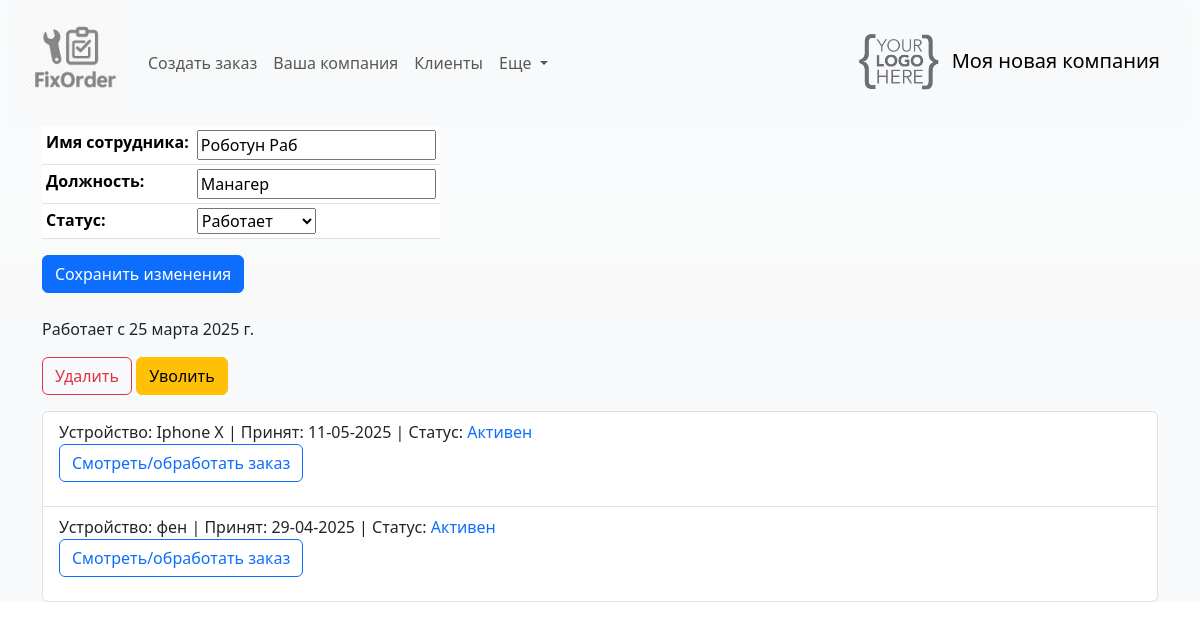
/editemployee/2/, run on the app's committed database.
### fixorder/models.py (models this page shows, shortened)
class Company(models.Model):
    brand_name = models.CharField(max_length=255, unique=True, db_index=True, verbose_name='Название компании')
    official_name = models.CharField(max_length=255, blank=True, null=True, unique=True, db_index=True, verbose_name='Юридическое наименование')
    unp = models.DecimalField(max_digits=10, decimal_places=2, blank=True, null=True, verbose_name='УНП')
    phone = models.CharField(max_length=20, unique=True, verbose_name='Контактный номер')
    phone1 = models.CharField(max_length=20, blank=True, null=True, unique=True, verbose_name='Контактный номер')
    phone2 = models.CharField(max_length=20, blank=True, null=True, unique=True, verbose_name='Контактный номер')
    telegram = models.CharField(max_length=40, blank=True, null=True, verbose_name='Telegram')
    viber = models.CharField(max_length=20, blank=True, null=True, verbose_name='Viber')
    whatsapp = models.CharField(max_length=20, blank=True, null=True, verbose_name='Whattsapp')
    email = models.EmailField(max_length=50, blank=True, null=True, verbose_name='Электронная почта')
    adress = models.CharField(max_length=255, blank=True, null=True, unique=True, db_index=True, verbose_name='Адрес')
    postal_adress = models.CharField(max_length=255, blank=True, null=True, unique=True, verbose_name='Почтовый адрес')
    official_adress = models.CharField(max_length=255, blank=True, null=True, unique=True, verbose_name='Юридический адрес')
    income_data = models.TextField(max_length=20000, blank=True, null=True, verbose_name='Общая информация для приемной квитанции')
    warranty_data = models.TextField(max_length=20000, blank=True, null=True, verbose_name='Общая информация для приемной квитанции')
    photo = models.ImageField(upload_to="static/img/", blank=True, null=True, verbose_name="Логотип компании")

class Employee(models.Model):
    STATUS_CHOICES = [
        ('1', 'Работает'),
        ('2', 'Отсутствует'),
        ('3', 'Не работает'),]
    company = models.ForeignKey(Company, related_name='employees', default = 1, on_delete=models.CASCADE, verbose_name='Компания')
    name = models.CharField(max_length=255, verbose_name='Имя сотрудника')
    position = models.CharField(max_length=100, verbose_name='Должность')
    time_hire = models.DateField(default=date.today, verbose_name='Дата начала работы')
    time_fire = models.DateField(null=True, blank=True, verbose_name='Дата окончания работы')
    status = models.CharField(
        max_length=10,
        choices=STATUS_CHOICES,
        default='1',
        verbose_name='Статус')

class Order(models.Model):
    order_client = models.ForeignKey(Client, related_name='client', null=True, on_delete=models.SET_NULL, verbose_name='Клиент')
    executor = models.ForeignKey(Employee, blank=True, null=True, related_name='executor', on_delete=models.SET_NULL, verbose_name='Исполнитель')
    time_create = models.DateTimeField(auto_now_add=True, verbose_name='Дата прихода')
    time_update = models.DateTimeField(auto_now=True, verbose_name='Дата изменения')
    time_demand = models.DateField(blank=True, null=True, verbose_name='Срок ремонта')
    time_away = models.DateTimeField(null=True, blank=True, verbose_name='Дата выдачи')
    device = models.CharField(max_length=255, verbose_name='Устройство')
    defect = models.TextField(max_length=400, verbose_name='Неисправность')
    device_password = models.CharField(max_length=50, blank=True, null=True, verbose_name='Пароль')
    device_exterior = models.TextField(max_length=400, blank=True, null=True, verbose_name='Внешний вид')
    initial_price = models.CharField(max_length=10, blank=True, null=True, verbose_name='Ориентировочная стоимость')
    prepaid = models.DecimalField(max_digits=10, decimal_places=2, blank=True, null=True, verbose_name='Предоплата')
    notes = models.TextField(max_length=500, blank=True, null=True, verbose_name='Заметки')
    total_price = models.DecimalField(max_digits=10, decimal_places=2, blank=True, default=0, verbose_name='Итоговая стоимость')
    status = models.ForeignKey(OrderStatus, on_delete=models.DO_NOTHING, default=4, related_name='related_order', verbose_name='Статус ремонта')
    conclusion = models.TextField(max_length=500, blank=True, null=True, verbose_name='Заключение мастера')
    remain_to_pay = models.DecimalField(max_digits=10, decimal_places=2, null=True, blank=True, default=0, verbose_name='Осталось оплатить')
    class Meta:
        verbose_name = "Заказы"
        verbose_name_plural = "Заказы"
        ordering = ["-time_create"]
        indexes = [models.Index(fields=["-time_create"]), models.Index(fields=["status"])]
    def get_absolute_url(self):
        return reverse('order', kwargs={'pk': self.pk})

class OrderStatus(models.Model):
    status = models.CharField(max_length=100, unique=True, db_index=True, verbose_name='Статус заказа')
    def __str__(self):
        return self.status

### fixorder/views.py (the view, shortened to what this page needs)
# urls.py: path('editemployee/<int:pk>/', views.EditEmployee.as_view(), name='editemployee'),
class EditEmployee(UpdateView):
    model = Employee
    pk_url_kwarg = 'pk'
    fields = ['name', 'position', 'status']  # Добавляем поле "status"
    template_name = 'fixorder/editemployee.html'
    success_url = reverse_lazy('employees')
    extra_context = {'title': 'Работник', 'header': 'Просмотреть/редактировать работника'}
    def get_context_data(self, **kwargs):
        context = super().get_context_data(**kwargs)
        obj = self.get_object()
        context['status'] = dict(self.model.STATUS_CHOICES).get(obj.status)
        context['time_hire'] = obj.time_hire
        context['time_fire'] = obj.time_fire
        context['related_orders'] = Order.objects.filter(executor=self.object)
        return context

### fixorder/templatetags/fixorder_tags.py (called while the page is built)
@register.simple_tag
def logo_url():
    return static('img/logo.png')

@register.simple_tag
def get_company_name():
    return Company.objects.get(pk=1).brand_name

### fixorder/templates/fixorder/editemployee.html (shortened to what this page needs)
{% extends 'fixorder/base.html' %}
{% load static %}
{% block content %}
<form action="" method="post" enctype="multipart/form-data">
    <table class="table table-hover table-sm w-auto">
       {{ form.as_table }}
   </table>
    <button type="submit" class="btn btn-primary">Сохранить изменения</button>
</form>
<br>
{% if status == "Работает" %}
    <p>Работает с {{ time_hire }}</p>
{% elif status == "Не работает" %}
    <p class="text-danger"> Не работает с {{ time_fire }}.</p>
{% elif status == "Отсутствует" %}
    <p class="text-warning">Сейчас отсутствует</p>
{% else %}
    <p>Статус неизвестен.</p>
{% endif %}
           <p>
                <a href="{% url 'deleteemployee'  pk=form.instance.pk  %}" class="btn btn-outline-danger">Удалить</a>
                <a href="{% url 'fireemployee'  pk=form.instance.pk  %}" class="btn btn-warning">Уволить</a>
</p>
<ul class="list-group">
       {% for ro in related_orders %}
         <li class="list-group-item">
             Устройство: {{ro.device}} | Принят: {{ro.time_create|date:"d-m-Y"}} | Статус: {% if ro.status.status == "Активен" %}<span class="text-primary"> {{ro.status}}</span>
         {% elif ro.status.status == "Готов" %}<span class="text-success"> {{ro.status}}</span>
        {% elif ro.status.status == "Выдан без ремонта" %}<span class="text-secondary"> {{ro.status}}</span>
        {% elif ro.status.status == "Выдан" %}<span class="text-secondary"> {{ro.status}}</span> {% endif %}
         {% if ro.time_away %} Выдан: {ro.time_away|date:"d-m-Y"} {% endif %}<p>
             <a href="{{ ro.get_absolute_url }}" class="btn btn-outline-primary">Смотреть/обработать заказ</a>
            {% endfor %}
             </ul>
    </div></li>
{% endblock %}

### fixorder/templates/fixorder/navbar.html (shortened to what this page needs)
{% load fixorder_tags %}
<nav class="navbar navbar-expand-lg bg-body-tertiary">
  <div class="container-fluid">
    <a class="navbar-brand" href="/">
      <img src="/static/img/br_phone.png" alt="" height="100">
    </a>
    <div class="collapse navbar-collapse" id="navbarSupportedContent">
      <ul class="navbar-nav me-auto mb-2 mb-lg-0">
        <li class="nav-item">
          <a class="nav-link" href="/neworder">Создать заказ</a>
        </li>
        <li class="nav-item">
          <a class="nav-link" href="/company">Ваша компания</a>
        </li>
        <li class="nav-item">
          <a class="nav-link" href="/clientlist">Клиенты</a>
        </li>
        <li class="nav-item dropdown">
          <a class="nav-link dropdown-toggle" href="#" role="button" data-bs-toggle="dropdown" aria-expanded="false">
            Еще
          </a>
        </li>
      </ul>
    </div>
    <a class="navbar-brand" href="/">
      <img src="{% logo_url %}" alt="FixOrder" height="60">
      {% get_company_name %}
    </a>
    </div>
</nav>

### data on the page
Company: brand_name "Моя новая компания"
Employee: name "Роботун Раб", position "Манагер", status "Работает", time_hire "25 марта 2025 г."
Order: device "Iphone X", time_create "11-05-2025", status "Активен"
Order: device "фен", time_create "29-04-2025", status "Активен"
